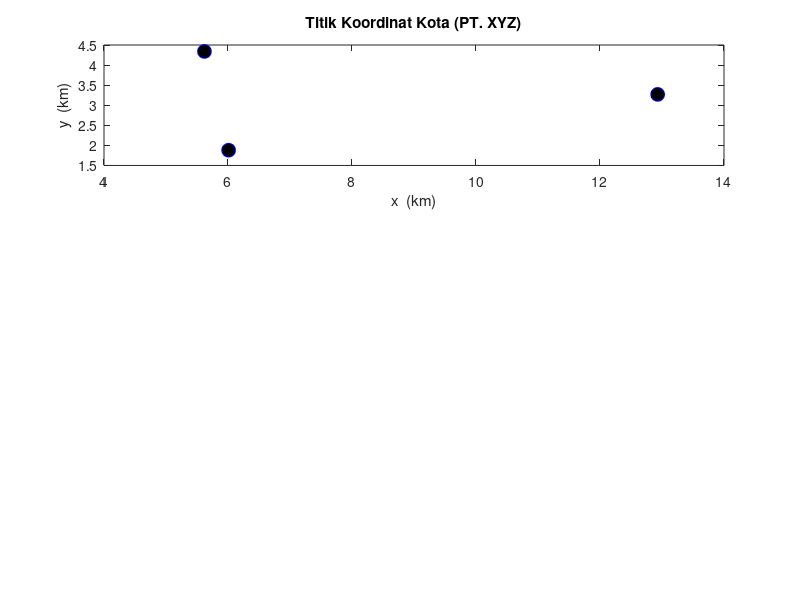

MATLAB code for this plot: (Note: this script raises an error after producing the figure.)
%**************************************************************************
%          VRP Problem Using ACO rute 4 Gd Pusat -> Gd Antara
% -------------------------------------------------------------------------
% By     : Gita Anggita Lestari
% Contact: gitaanggitalstr@gmail.com             Last update: sept 13, 2019
% -------------------------------------------------------------------------                             
% This program is developed to find shortest path (minimum cost)between
% some cities. 
% 
% There are 4  parts in this program:
% 1.Main program of ACO (myaco.m)
% 2.Function to generate solution (ant_tour.m)
% 3.Function to calculate the cost (distance) (calculate_cost.m)
% 4.Function to update the traces (update_the_trace.m)
%**************************************************************************
 
%**************************************************************************
%                   The Program Start Here                    
%*------------------------------------------------------------------------
% function myaco(num_of_nodes,num_of_ants, max_iteration)
function myaco()
% inputs
miter=1000; % banyak iterasi
m=1; % banyak semut
n=3; %jumlah kotas
% parameters
e=0.6;            % evaporation coefficient.
alpha=1;          % effect of ants' sight.
beta=12;           % trace's effect.
t=0.02*ones(n); % primary tracing.
el=.97;           % common cost elimination. 
% -------------------------------------------------------------------------
% matrix coordinates of cities of rute 4
map_index=[0	35	38];
map_x=[12.93	6.01	5.62];
map_y=[3.27	1.88	4.34];
node=[map_index;map_x;map_y];
% Generate coordinates of cities and plot
for i=1:n
    x(i)= map_x(i);
    y(i)= map_y(i);
end   

subplot(3,1,1);
plot(x,y,'o','MarkerFaceColor','k','MarkerEdgeColor','b','MarkerSize',10);
title('Titik Koordinat Kota (PT. XYZ)');
xlabel('x  (km)');
ylabel('y  (km)');

% generating distace between cities matrix.
%for i=1:n
%    for j=1:n
%        d(i,j)=sqrt((x(i)-x(j))^2+(y(i)-y(j))^2);
%    end
%end
d=[0 7.2 8;
   7.2 0 5.5;
   8 5.5 0];

% generating sight matrix.
for i=1:n
    for j=1:n
        if d(i,j)==0
            h(i,j)=0;
        else
            h(i,j)=1/d(i,j);
        end
    end
end
h=h
% ------------------------------------------------------------------------
%             Main Algorithm: ACO Meta heuristic procedure
% a.  Probabilistic solution construction biased by
%     pheromone trails, without forward pheromone
%     updating
% b.  Deterministic backward path with loop elimination
%     and with pheromone updating--> update_the_trace
% c.  Evaluation of the quality of the solutions
%     generated and use of the solution quality in
%     determining the quantity of pheromone to deposit-->calculate_cost
% -------------------------------------------------------------------------
for i=1:miter
% Step 1: Forward ants and solution construction

% Generate places for each ant    
for j=1:m
    start_places(j,1)=fix(1+rand*(n-1));
end
% Step 2:probabilistic solution contruction   
    [tour]=ant_tour(start_places,m,n,h,t,alpha,beta);
    tour=horzcat(tour,tour(:,1));
    
% Step 3: Calculate the cost --> total distace
    [cost,f]=calculate_cost(m,n,d,tour,el);
    [t]=update_the_trace(m,n,t,tour,f,e);
    average_cost(i)=mean(cost);
    
% Step 4: Determine the best route
    [min_cost(i),best_index]=min(cost);
    besttour(i,:)=tour(best_index,:);
    iteration(i)=i;
end
% -------------------------------------------------------------------------

% Plot Average of tour distance vs Number of Iterations
subplot(3,1,2);plot(iteration,average_cost);
title('Rata-Rata Jarak vs Jumlah Iterasi');
xlabel('iteration');
ylabel('Jarak(Km)');

% Plot the best route
[k,l]=min(min_cost); % jarak
for i=1:n+1
    X(i)=x(besttour(l,i));
    Y(i)=y(besttour(l,i));
end
subplot(3,1,3);plot(X,Y,'--o',...
                'MarkerEdgeColor','k',...
                'MarkerFaceColor','b',...
                'MarkerSize',10)
xlabel('x (km)');ylabel('y (km)');
title(['Total Jarak(Km)= ',num2str(k)]);
% fprintf('\nTotal Jarak = %d\n',k);

% Get Route Path 
batas = length(map_index);
path = [];
for i=1:batas
    itter = 0;
    index_x = X(i);
    index_y = Y(i);
    for j=1:batas
        if index_x == node(2,[j]) && index_y == node(3,[j])
            itter = itter + 1;
            path(i)=node(1,[j]);
        end
    end
end
titik_awal = num2str(path(1));jalan = num2str(path);
fprintf('Total Jarak = ')
disp(min(min_cost));
fprintf('Rute =  ');
fprintf('  ');
fprintf(jalan);fprintf('  ');
fprintf(titik_awal)
fprintf('\n')
end
%**************************************************************************
%                   Ending of Program                          
%**************************************************************************

